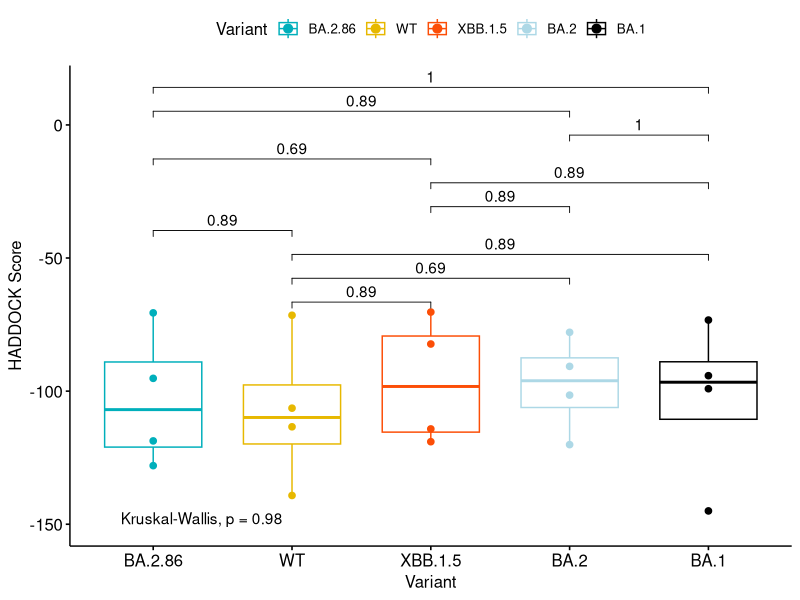

Recreate this plot in R.
## Load data
library(dplyr)
library(ggplot2)
library(ggpubr)

# df <- read.csv("/Users/syasa/Desktop/Research/BA.2.86/HADDOCK_Results.csv")
df <- read.csv("HADDOCK_Results.csv")
variant_comparisons <- combn(c("WT", "XBB.1.5", "BA.2", "BA.1", "BA.2.86"), 2, simplify = FALSE)

had_boxplot <- ggboxplot(df,
                         x = "Variant",
                         y = "HADDOCK.score",
                         ylab="HADDOCK Score",
                         xlab = "Variant",
                         color = "Variant",
                         palette = c("#00AFBB", "#E7B800", "#FC4E07", "#ADD8E6","#000000"),
                         add = "dotplot") + 
  stat_compare_means(comparisons = variant_comparisons) +
  stat_compare_means(label.y = -150)
  
had_boxplot

variant_comparisons



# kruskal.test(HADDOCK.score ~ Variant, data = df %>% filter(Variant %in% c("WT", "BA.2.86")))
